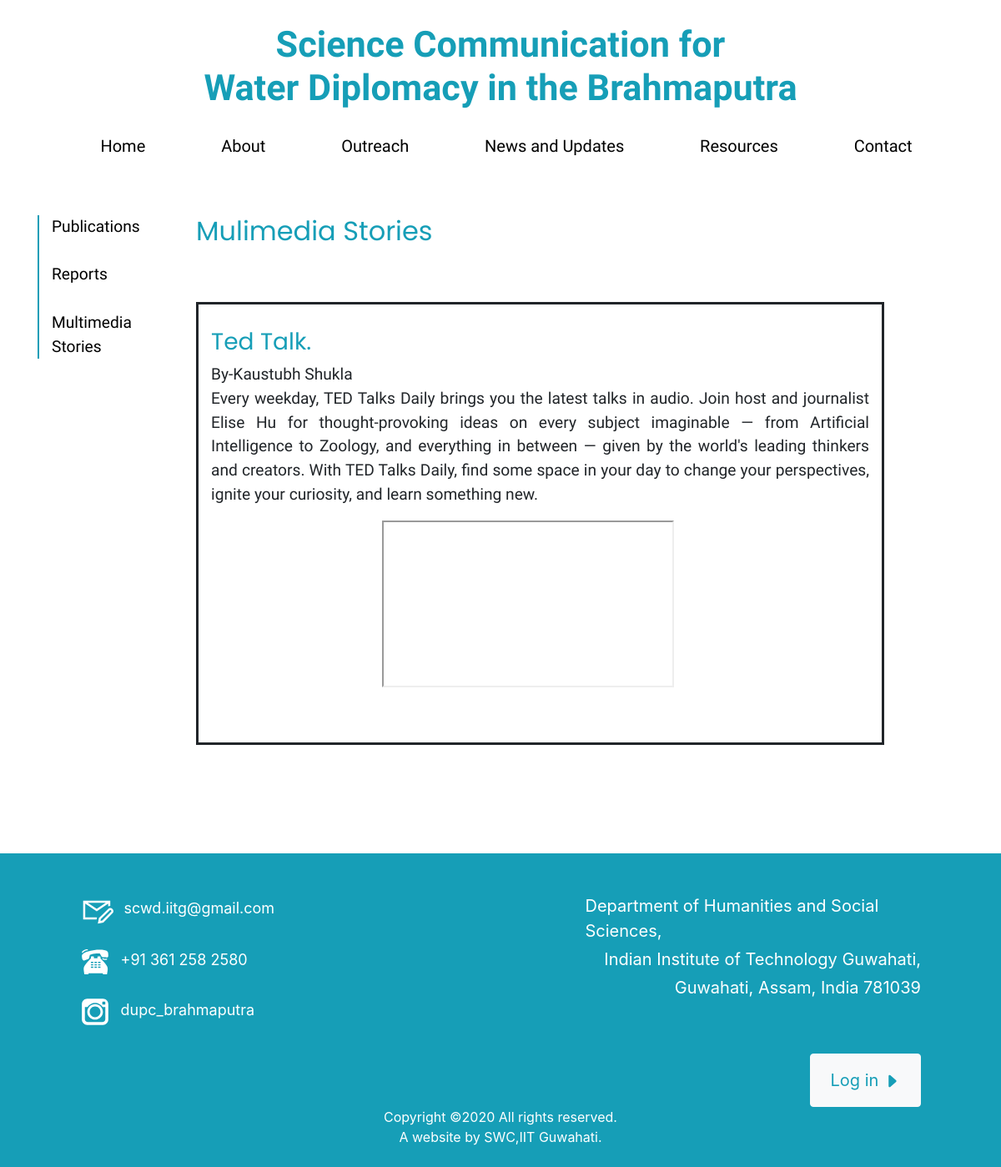
/stories/, run on an earlier commit of the app's database.
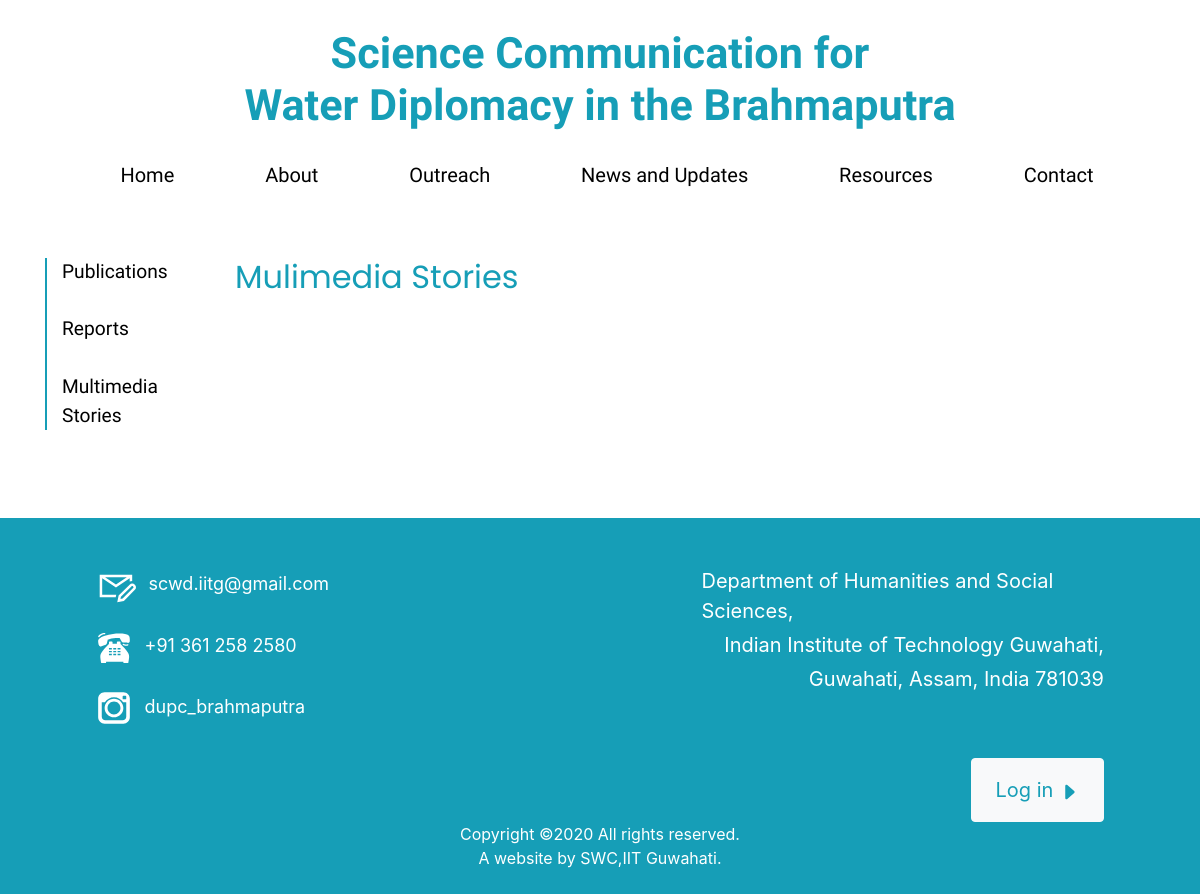
And on a later commit of the database.
### stories/models.py (models this page shows, shortened)
class Story(models.Model):
    name = models.CharField(max_length = 1000)
    title = models.CharField(max_length = 1000)
    url = models.CharField(max_length = 1000)
    body = models.CharField(max_length=5000, default=None)

### stories/views.py (the view)
# urls.py: path('stories/',include('stories.urls',namespace='stories')),
def stories(request):
    st = Story.objects.filter().order_by('-id')
    return render(request,'stories/stories.html',{'st':st})

### stories/templates/stories/stories.html (shortened to what this page needs)
{% extends 'base.html' %}
{% block ccd %}
<div id="marine-content-inner">
    <section id="main-content">
      <br><br>
      <div class="container">
          <div class="row justify-content-start" style="font-size: 120%; font-family: Raleway;">
            <div class="col-lg-2 col-md-2 col-sm-2">
              	<p style="color: #000; border-left: 2px solid #169EB7; padding-left: 15px;">
                <a href="{%url 'publication:publication' %}" style="color: #000;">Publications</a><br><br>
                <a href="{%url 'reports:reports'%}" style="color: #000;">Reports</a><br><br>
                <a href="{%url 'stories:stories'%}" style="color: #000;">Multimedia Stories</a>
              	</p>
            </div>
            <div class="col-9">
              	<div class="page-heading">
                	<h2 style="color: #169EB7; font-weight: 400;">Mulimedia Stories</h2><br><br>
            	</div>
              {%for story in st.all %}
                  <div  class = "col-12" style = "border-style:solid;">
                    <br>
                    <h3 style="color: #169EB7; font-weight: 400;">{{story.title}}</h3>
                    <p style="font-family: 'Raleway'; font-size:100%;text-align:justify;">By-{{story.name}}<br>{{story.body}}</p>
                    <div class = "text-align:center;">
                        <iframe width="350" height="200"src="{{story.url}}"></iframe>
                    </div><br>
                      <br>
                      </div><br>
                      <div class="row">
        <div class="col-lg-6 col-md-6 col-sm-6">
        </div>
        <div class="col-lg-6 col-md-6 col-sm-6">
          <br>
        </div>
      </div>
</div>
                    {%endfor%}
            </div>
          </div>
        </div>
    </section>
  </div>
</div>
<br>
{%endblock%}

What changed in the data, as far as the page shows it:
removed Story: title "Ted Talk.", name "Kaustubh Shukla", body "Every weekday, TED Talks Daily brings you the latest talks in audio. Join host and journalist Elise Hu for thought-provoking ideas on every subject imaginable — from Artificial Intelligence to Zoology, and everything in between — given by the world's leading thinkers and creators. With TED Talks Daily, find some space in your day to change your perspectives, ignite your curiosity, and learn something new."
